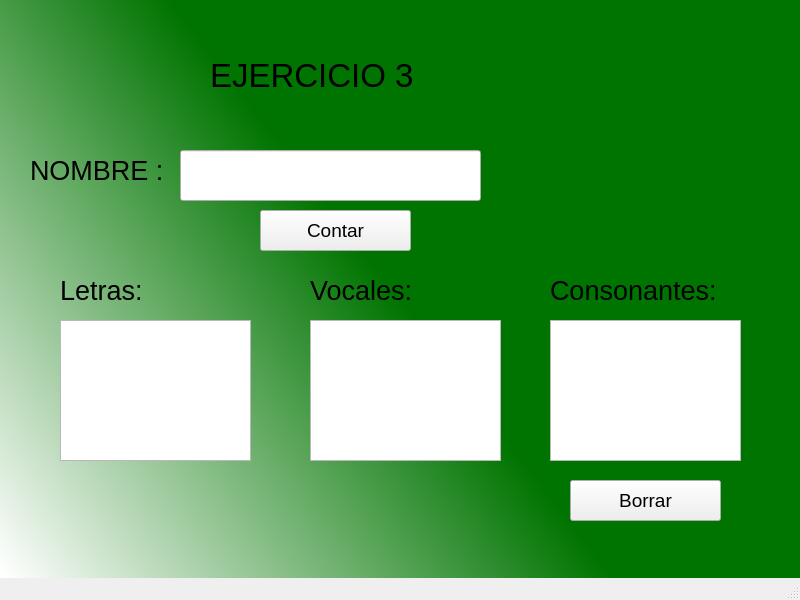
<?xml version="1.0" encoding="UTF-8"?>
<ui version="4.0">
 <class>MainWindow</class>
 <widget class="QMainWindow" name="MainWindow">
  <property name="geometry">
   <rect>
    <x>0</x>
    <y>0</y>
    <width>800</width>
    <height>600</height>
   </rect>
  </property>
  <property name="windowTitle">
   <string>MainWindow</string>
  </property>
  <property name="styleSheet">
   <string notr="true">QWidget#centralwidget{
background-color: qlineargradient(spread:pad, x1:0.627, y1:0.642, x2:0, y2:0.989, stop:0.0746269 rgba(0, 116, 0, 255), stop:1 rgba(255, 255, 255, 255));}</string>
  </property>
  <widget class="QWidget" name="centralwidget">
   <widget class="QLabel" name="label">
    <property name="geometry">
     <rect>
      <x>210</x>
      <y>30</y>
      <width>271</width>
      <height>91</height>
     </rect>
    </property>
    <property name="font">
     <font>
      <pointsize>25</pointsize>
     </font>
    </property>
    <property name="text">
     <string>EJERCICIO 3</string>
    </property>
   </widget>
   <widget class="QLabel" name="label_2">
    <property name="geometry">
     <rect>
      <x>30</x>
      <y>140</y>
      <width>161</width>
      <height>61</height>
     </rect>
    </property>
    <property name="font">
     <font>
      <pointsize>20</pointsize>
     </font>
    </property>
    <property name="text">
     <string>NOMBRE :</string>
    </property>
   </widget>
   <widget class="QLineEdit" name="txtNombre">
    <property name="geometry">
     <rect>
      <x>180</x>
      <y>150</y>
      <width>301</width>
      <height>51</height>
     </rect>
    </property>
    <property name="font">
     <font>
      <pointsize>14</pointsize>
     </font>
    </property>
   </widget>
   <widget class="QPlainTextEdit" name="txtLetras">
    <property name="geometry">
     <rect>
      <x>60</x>
      <y>320</y>
      <width>191</width>
      <height>141</height>
     </rect>
    </property>
    <property name="font">
     <font>
      <pointsize>14</pointsize>
     </font>
    </property>
   </widget>
   <widget class="QPlainTextEdit" name="txtVocales">
    <property name="geometry">
     <rect>
      <x>310</x>
      <y>320</y>
      <width>191</width>
      <height>141</height>
     </rect>
    </property>
    <property name="font">
     <font>
      <pointsize>14</pointsize>
     </font>
    </property>
   </widget>
   <widget class="QPlainTextEdit" name="txtConsonantes">
    <property name="geometry">
     <rect>
      <x>550</x>
      <y>320</y>
      <width>191</width>
      <height>141</height>
     </rect>
    </property>
    <property name="font">
     <font>
      <pointsize>14</pointsize>
     </font>
    </property>
   </widget>
   <widget class="QLabel" name="label_3">
    <property name="geometry">
     <rect>
      <x>60</x>
      <y>260</y>
      <width>161</width>
      <height>61</height>
     </rect>
    </property>
    <property name="font">
     <font>
      <pointsize>20</pointsize>
     </font>
    </property>
    <property name="text">
     <string>Letras:</string>
    </property>
   </widget>
   <widget class="QLabel" name="label_4">
    <property name="geometry">
     <rect>
      <x>310</x>
      <y>260</y>
      <width>161</width>
      <height>61</height>
     </rect>
    </property>
    <property name="font">
     <font>
      <pointsize>20</pointsize>
     </font>
    </property>
    <property name="text">
     <string>Vocales:</string>
    </property>
   </widget>
   <widget class="QLabel" name="label_5">
    <property name="geometry">
     <rect>
      <x>550</x>
      <y>260</y>
      <width>201</width>
      <height>61</height>
     </rect>
    </property>
    <property name="font">
     <font>
      <pointsize>20</pointsize>
     </font>
    </property>
    <property name="text">
     <string>Consonantes:</string>
    </property>
   </widget>
   <widget class="QPushButton" name="btnContar">
    <property name="geometry">
     <rect>
      <x>260</x>
      <y>210</y>
      <width>151</width>
      <height>41</height>
     </rect>
    </property>
    <property name="font">
     <font>
      <pointsize>14</pointsize>
     </font>
    </property>
    <property name="text">
     <string>Contar</string>
    </property>
   </widget>
   <widget class="QPushButton" name="btnBorrar">
    <property name="geometry">
     <rect>
      <x>570</x>
      <y>480</y>
      <width>151</width>
      <height>41</height>
     </rect>
    </property>
    <property name="font">
     <font>
      <pointsize>14</pointsize>
     </font>
    </property>
    <property name="text">
     <string>Borrar</string>
    </property>
   </widget>
  </widget>
  <widget class="QMenuBar" name="menubar">
   <property name="geometry">
    <rect>
     <x>0</x>
     <y>0</y>
     <width>800</width>
     <height>26</height>
    </rect>
   </property>
  </widget>
  <widget class="QStatusBar" name="statusbar"/>
 </widget>
 <resources/>
 <connections/>
</ui>
